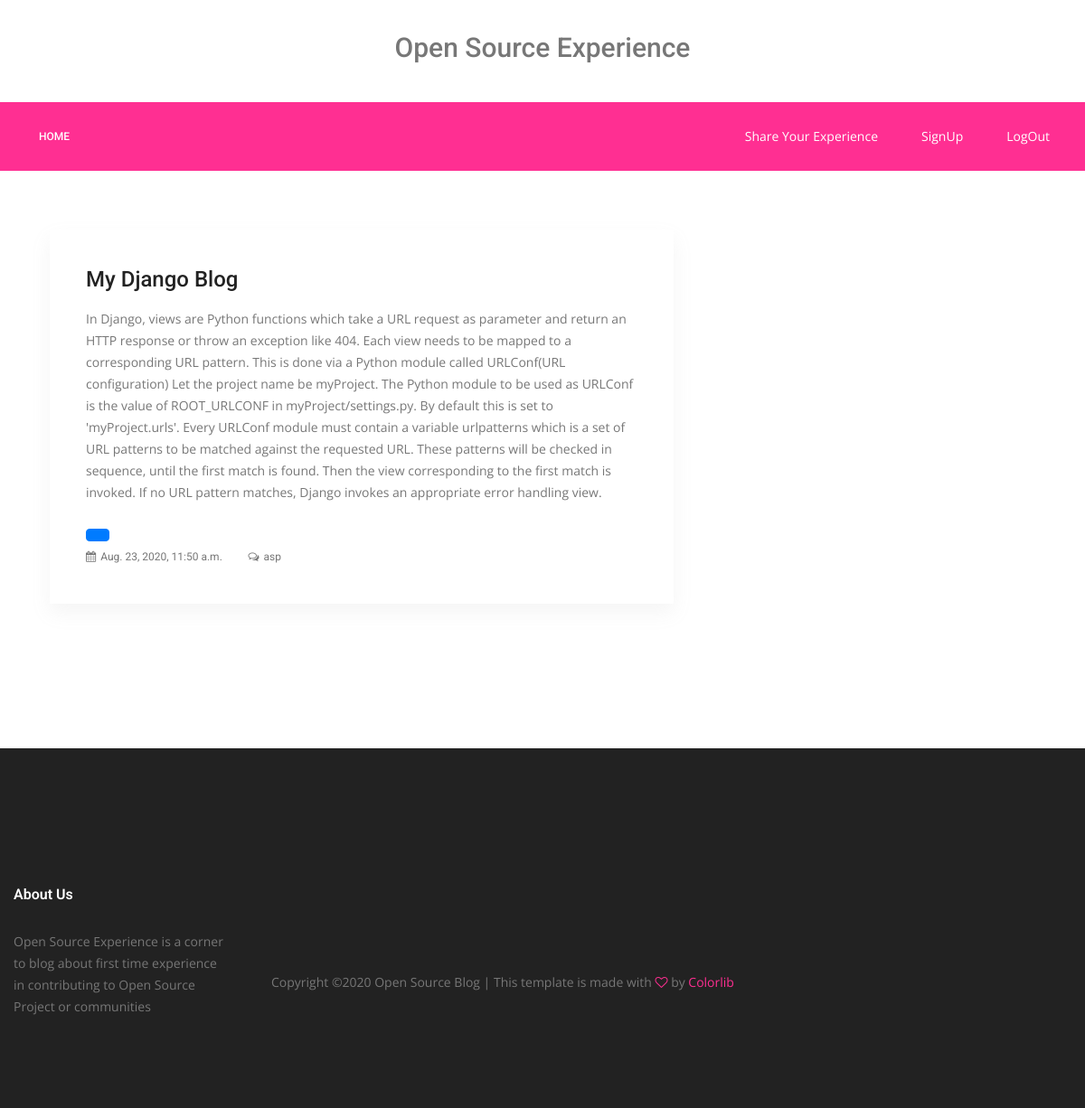
The app's page /detail/22/ (signed in) with its own data.
### blog/models.py (models this page shows, shortened)
class Article(models.Model):
    title = models.CharField(max_length=200)
    text = models.TextField()
    date = models.DateTimeField(auto_now_add=True)
    author = models.ForeignKey(User, on_delete=models.CASCADE)

### blog/views.py (the view)
# urls.py: path('detail/<int:pk>/', ReadMore.as_view(), name = "detail-view"),
class ReadMore(LoginRequiredMixin, DetailView):
    model = Article
    template_name = 'blog/details.html'

### blog/templates/blog/details.html (shortened to what this page needs)
{% extends "blog/base.html" %}
{% block content %}
        <section class="blog_area p_120">
            <div class="container">
                <div class="row">
                    <div class="col-lg-8">
                        <div class="blog_left_sidebar">
                            <article class="blog_style1">
                            	<div class="blog_img">
                            	</div>
                            	<div class="blog_text">
									<div class="blog_text_inner">
										<a href="{% url 'blog:detail-view' article.pk %}"><h4>{{object.title}}</h4></a>
										<p>{{object.text}}</p>
										<a href="#" class="btn btn-primary"></a>
										<div class="date">
											<a href="#"><i class="fa fa-calendar" aria-hidden="true"></i>{{object.date}}</a>
											<a href="#"><i class="fa fa-comments-o" aria-hidden="true"></i>{{object.author}}</a>
										</div>
									</div>
                            	</div>
                            </article>
                        </div>
                    </div>
                </div>
            </div>
        </section>
    {% endblock %}

### blog/static/blog/css/style.css (style rules this page uses)
a { text-decoration: none; -webkit-transition: all 0.3s ease-in-out; -o-transition: all 0.3s ease-in-out; transition: all 0.3s ease-in-out; }
body { line-height: 24px; font-size: 14px; font-family: "Open Sans", sans-serif; font-weight: normal; color: #777777; }
h1, h2, h3, h4, h5, h6 { font-family: "Roboto", sans-serif; font-weight: 500; }
.p_120 { padding-top: 120px; padding-bottom: 120px; }
@media (min-width: 1200px) { .container { max-width: 1200px; } }
.header_area + section, .header_area + div { margin-top: 210px; }
h4 { font-size: 18px; }
.blog_style1 { margin-bottom: 40px; }
.blog_style1 .blog_text { padding-left: 40px; padding-right: 40px; }
.blog_style1 .blog_text .blog_text_inner { background: #fff; margin-top: -100px; position: relative; -webkit-box-shadow: 0px 10px 20px 0px rgba(153, 153, 153, 0.1); box-shadow: 0px 10px 20px 0px rgba(153, 153, 153, 0.1); padding: 40px; }
.blog_style1 .blog_text .blog_text_inner h4 { font-size: 24px; font-family: "Roboto", sans-serif; line-height: 30px; color: #222222; padding-right: 20px; margin-bottom: 17px; -webkit-transition: all 300ms linear 0s; -o-transition: all 300ms linear 0s; transition: all 300ms linear 0s; }
.blog_style1 .blog_text .blog_text_inner p { font-size: 14px; line-height: 24px; color: #777777; margin-bottom: 22px; }
.blog_style1 .blog_text .blog_text_inner .date a { color: #777777; font-size: 12px; font-weight: normal; font-family: "Roboto", sans-serif; margin-right: 25px; -webkit-transition: all 300ms linear 0s; -o-transition: all 300ms linear 0s; transition: all 300ms linear 0s; }
.blog_style1 .blog_text .blog_text_inner .date a i { padding-right: 5px; }
.blog_style1 .blog_text .blog_text_inner .date a:last-child { margin-right: 0px; }

### records on screen
Article: title "My Django Blog", text "In Django, views are Python functions which take a URL request as parameter and return an HTTP response or throw an exception like 404. Each view needs to be mapped to a corresponding URL pattern. This is done via a Python module called URLConf(URL configuration) Let the project name be myProject. The Python module to be used as URLConf is the value of ROOT_URLCONF in myProject/settings.py. By default this is set to 'myProject.urls'. Every URLConf module must contain a variable urlpatterns which is a set of URL patterns to be matched against the requested URL. These patterns will be checked in sequence, until the first match is found. Then the view corresponding to the first match is…", author "asp"

### other values on screen
{{ object.date }} "Aug. 23, 2020, 11:50 a.m."
